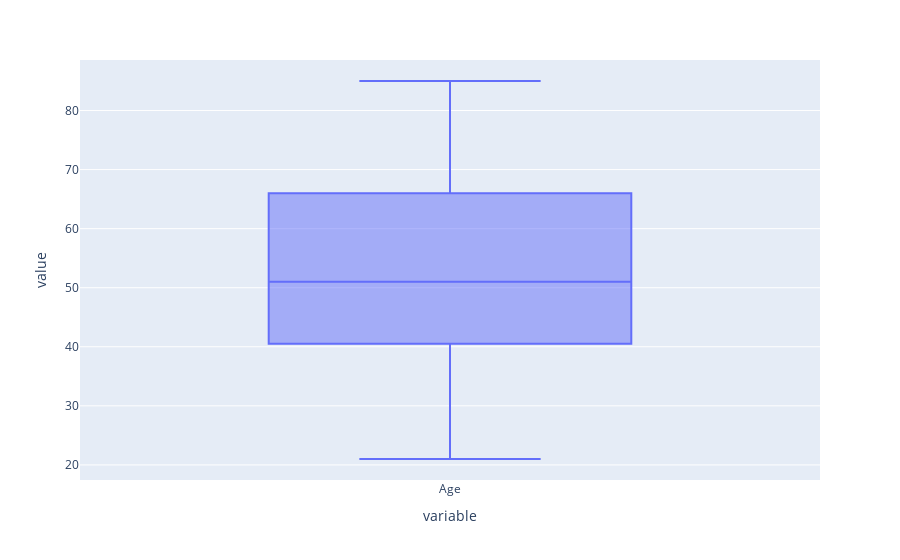

This figure's notebook cell:
### Code cell
px.box(NCLDf.Age)

### Figure 1 — Plotly figure (JSON) as saved in the notebook; plotly's stock layout.template omitted (floating-point values rounded to 4 significant figures; data arrays with more than 128 entries replaced by an {"elided": "..."} marker saying what was removed)
{"data": [{"alignmentgroup": "True", "hovertemplate": "variable=%{x}<br>value=%{y}<extra></extra>", "legendgroup": "", "marker": {"color": "#636efa"}, "name": "", "notched": false, "offsetgroup": "", "orientation": "v", "showlegend": false, "type": "box", "x": {"elided": "1001 str values"}, "x0": " ", "xaxis": "x", "y": {"elided": "1001 int values"}, "y0": " ", "yaxis": "y"}], "layout": {"boxmode": "group", "legend": {"tracegroupgap": 0}, "margin": {"t": 60}, "xaxis": {"anchor": "y", "domain": [0, 1], "title": {"text": "variable"}}, "yaxis": {"anchor": "x", "domain": [0, 1], "title": {"text": "value"}}}}
